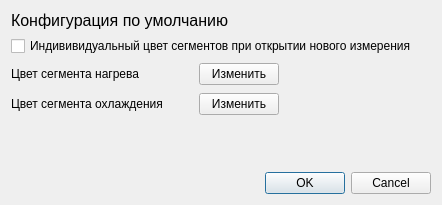
<?xml version="1.0" encoding="UTF-8"?>
<ui version="4.0">
 <class>Dialog</class>
 <widget class="QDialog" name="Dialog">
  <property name="geometry">
   <rect>
    <x>0</x>
    <y>0</y>
    <width>442</width>
    <height>205</height>
   </rect>
  </property>
  <property name="windowTitle">
   <string>Настройки</string>
  </property>
  <layout class="QGridLayout" name="gridLayout" columnstretch="0,0,0,1">
   <item row="2" column="0">
    <widget class="QLabel" name="label_2">
     <property name="text">
      <string>Цвет сегмента нагрева</string>
     </property>
    </widget>
   </item>
   <item row="6" column="0" colspan="4">
    <widget class="QDialogButtonBox" name="buttonBox">
     <property name="orientation">
      <enum>Qt::Horizontal</enum>
     </property>
     <property name="standardButtons">
      <set>QDialogButtonBox::Cancel|QDialogButtonBox::Ok</set>
     </property>
    </widget>
   </item>
   <item row="1" column="0" colspan="4">
    <widget class="QCheckBox" name="checkbox_autocolor">
     <property name="text">
      <string>Индививидуальный цвет сегментов при открытии нового измерения</string>
     </property>
    </widget>
   </item>
   <item row="2" column="1">
    <widget class="QWidget" name="w_color_heat" native="true">
     <property name="minimumSize">
      <size>
       <width>24</width>
       <height>24</height>
      </size>
     </property>
    </widget>
   </item>
   <item row="2" column="3">
    <spacer name="horizontalSpacer">
     <property name="orientation">
      <enum>Qt::Horizontal</enum>
     </property>
     <property name="sizeHint" stdset="0">
      <size>
       <width>40</width>
       <height>20</height>
      </size>
     </property>
    </spacer>
   </item>
   <item row="0" column="0" colspan="4">
    <widget class="QLabel" name="label">
     <property name="font">
      <font>
       <pointsize>12</pointsize>
      </font>
     </property>
     <property name="text">
      <string>Конфигурация по умолчанию</string>
     </property>
    </widget>
   </item>
   <item row="2" column="2">
    <widget class="QPushButton" name="btn_color_heat">
     <property name="text">
      <string>Изменить</string>
     </property>
    </widget>
   </item>
   <item row="4" column="3">
    <spacer name="verticalSpacer">
     <property name="orientation">
      <enum>Qt::Vertical</enum>
     </property>
     <property name="sizeHint" stdset="0">
      <size>
       <width>20</width>
       <height>40</height>
      </size>
     </property>
    </spacer>
   </item>
   <item row="3" column="0">
    <widget class="QLabel" name="label_3">
     <property name="text">
      <string>Цвет сегмента охлаждения</string>
     </property>
    </widget>
   </item>
   <item row="3" column="1">
    <widget class="QWidget" name="w_color_cool" native="true">
     <property name="minimumSize">
      <size>
       <width>24</width>
       <height>24</height>
      </size>
     </property>
    </widget>
   </item>
   <item row="3" column="2">
    <widget class="QPushButton" name="btn_color_cool">
     <property name="text">
      <string>Изменить</string>
     </property>
    </widget>
   </item>
  </layout>
 </widget>
 <resources/>
 <connections>
  <connection>
   <sender>buttonBox</sender>
   <signal>accepted()</signal>
   <receiver>Dialog</receiver>
   <slot>accept()</slot>
   <hints>
    <hint type="sourcelabel">
     <x>248</x>
     <y>254</y>
    </hint>
    <hint type="destinationlabel">
     <x>157</x>
     <y>274</y>
    </hint>
   </hints>
  </connection>
  <connection>
   <sender>buttonBox</sender>
   <signal>rejected()</signal>
   <receiver>Dialog</receiver>
   <slot>reject()</slot>
   <hints>
    <hint type="sourcelabel">
     <x>316</x>
     <y>260</y>
    </hint>
    <hint type="destinationlabel">
     <x>286</x>
     <y>274</y>
    </hint>
   </hints>
  </connection>
 </connections>
</ui>
